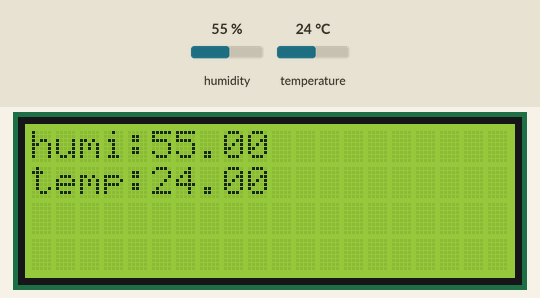
Recording of a sketch running on a simulated Arduino Uno, built with avr-gcc and run on an emulated ATmega328P. Parts: 20×4 character LCD. The inputs (shaded band) are chosen by the test bench; at power-on: humidity 55 %, temperature 24 °C. What the sketch prints to the serial monitor is not drawn.

Above: at 1.2 s.
1.3 s: humidity set to 22 %
At 1.8 s:
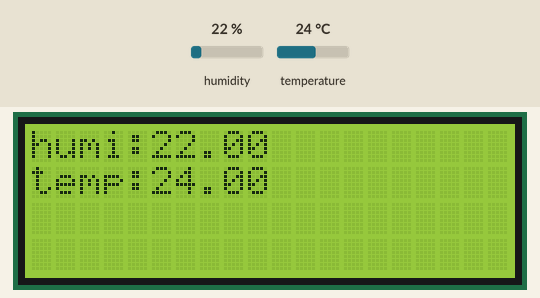
2.9 s: temperature set to 12 °C
At 3.6 s:
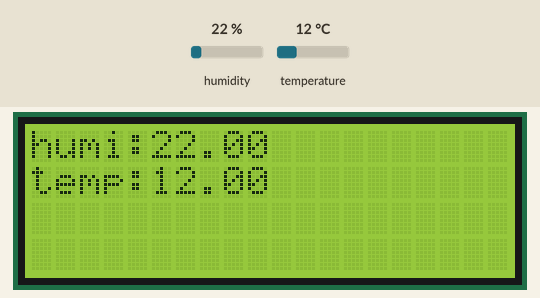
4.5 s: humidity set to 40 %
At 5.3 s:
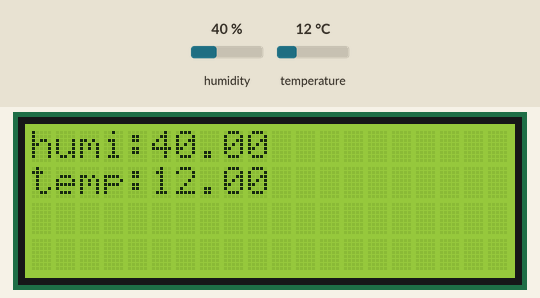
6.1 s: temperature set to 19 °C
Timing chart, 0 to 8.6 s (numbered marks = the images above; inputs shaded):
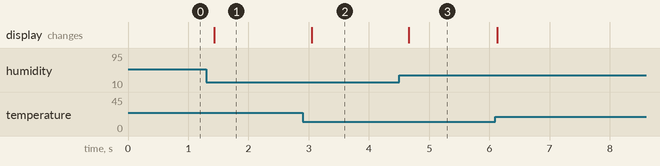

The sketch:

8Hygrothermograph.ino
```cpp
#include <dht.h>
#include <Wire.h>
#include <LiquidCrystal_I2C.h>

#define DHT11_PIN 4
dht DHT;

 // set the LCD address to 0x27 for a 16 chars and 2 line display
LiquidCrystal_I2C lcd(0x27,20,4);

void setup()
{
  Serial.begin(115200);
  Serial.println("DHT TEST PROGRAM ");
  Serial.print("LIBRARY VERSION: ");
  Serial.println(DHT_LIB_VERSION);
  Serial.println();
  Serial.println("Type,\tstatus,\tHumidity (%),\tTemperature (C)");

   lcd.init();                      // initialize the lcd
  // Print a message to the LCD.
  lcd.backlight();
}

void loop()
{

  ShowHumiture();

}


void ShowHumiture()
{
   int chk = DHT.read11(DHT11_PIN);
    //Serial.println("DHT TEST PROGRAM ");
    lcd.setCursor(0,0);
    lcd.print("humi:");
    lcd.setCursor(5,0);
    lcd.print(DHT.humidity);//Display humidity value

    lcd.setCursor(0,1);
    lcd.print("temp:");
    lcd.setCursor(5,1);
    lcd.print(DHT.temperature);//Display the temperature value

    Serial.print("humi:");
    Serial.println(DHT.humidity);
    Serial.print("temp:");
    Serial.println(DHT.temperature);

    delay(100);
}
```

Measured:
- after the input at 1.3 s, the display: changes after 0.13 s (image 1)
- after the input at 2.9 s, the display: changes after 0.15 s (image 2)
- after the input at 4.5 s, the display: changes after 0.16 s (image 3)
